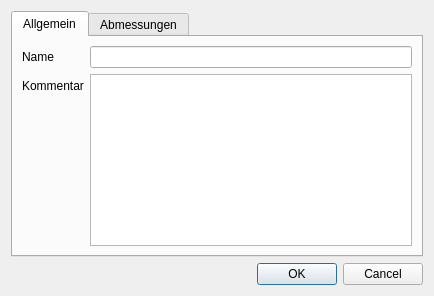
<?xml version="1.0" encoding="UTF-8"?>
<ui version="4.0">
 <class>editTubeDialog</class>
 <widget class="QDialog" name="editTubeDialog">
  <property name="geometry">
   <rect>
    <x>0</x>
    <y>0</y>
    <width>434</width>
    <height>296</height>
   </rect>
  </property>
  <property name="windowTitle">
   <string>Dialog</string>
  </property>
  <layout class="QVBoxLayout" name="verticalLayout">
   <item>
    <widget class="QTabWidget" name="tabWidget">
     <property name="currentIndex">
      <number>0</number>
     </property>
     <widget class="QWidget" name="tabGeneral">
      <attribute name="title">
       <string>Allgemein</string>
      </attribute>
      <layout class="QVBoxLayout" name="verticalLayout_3">
       <item>
        <layout class="QFormLayout" name="formLayout">
         <property name="fieldGrowthPolicy">
          <enum>QFormLayout::AllNonFixedFieldsGrow</enum>
         </property>
         <item row="0" column="0">
          <widget class="QLabel" name="lblName">
           <property name="text">
            <string>Name</string>
           </property>
          </widget>
         </item>
         <item row="0" column="1">
          <widget class="QLineEdit" name="editName"/>
         </item>
         <item row="1" column="0">
          <widget class="QLabel" name="lblComment">
           <property name="text">
            <string>Kommentar</string>
           </property>
          </widget>
         </item>
         <item row="1" column="1">
          <widget class="QTextEdit" name="teComment"/>
         </item>
        </layout>
       </item>
      </layout>
     </widget>
     <widget class="QWidget" name="tab_2">
      <attribute name="title">
       <string>Abmessungen</string>
      </attribute>
      <layout class="QVBoxLayout" name="verticalLayout_2">
       <item>
        <layout class="QFormLayout" name="formLayout_2">
         <item row="0" column="0">
          <widget class="QLabel" name="lblForm">
           <property name="text">
            <string>Form</string>
           </property>
          </widget>
         </item>
         <item row="0" column="1">
          <widget class="QComboBox" name="cbForm">
           <item>
            <property name="text">
             <string>Rund</string>
            </property>
           </item>
           <item>
            <property name="text">
             <string>Quadratisch</string>
            </property>
           </item>
          </widget>
         </item>
         <item row="1" column="0">
          <widget class="QLabel" name="lblDiameter">
           <property name="text">
            <string>Durchmesser</string>
           </property>
          </widget>
         </item>
         <item row="1" column="1">
          <widget class="QDoubleSpinBox" name="dsbDiameter"/>
         </item>
         <item row="2" column="0">
          <widget class="QLabel" name="lblLength">
           <property name="text">
            <string>Länge</string>
           </property>
          </widget>
         </item>
         <item row="2" column="1">
          <widget class="QDoubleSpinBox" name="dsbLength"/>
         </item>
         <item row="3" column="0">
          <widget class="QLabel" name="lblPosMic1Wide">
           <property name="text">
            <string>Position Mic1 (weit)</string>
           </property>
          </widget>
         </item>
         <item row="3" column="1">
          <widget class="QDoubleSpinBox" name="dsbPosMic1Narrow"/>
         </item>
         <item row="4" column="0">
          <widget class="QLabel" name="lblPosMic1Narrow">
           <property name="text">
            <string>Position Mic1 (eng)</string>
           </property>
          </widget>
         </item>
         <item row="4" column="1">
          <widget class="QDoubleSpinBox" name="dsbPosMic1Wide"/>
         </item>
         <item row="5" column="0">
          <widget class="QLabel" name="lblPosMic2">
           <property name="text">
            <string>Position Mic2</string>
           </property>
          </widget>
         </item>
         <item row="5" column="1">
          <widget class="QDoubleSpinBox" name="dsbPosMic2"/>
         </item>
        </layout>
       </item>
      </layout>
     </widget>
    </widget>
   </item>
   <item>
    <widget class="QDialogButtonBox" name="buttonBox">
     <property name="orientation">
      <enum>Qt::Horizontal</enum>
     </property>
     <property name="standardButtons">
      <set>QDialogButtonBox::Cancel|QDialogButtonBox::Ok</set>
     </property>
    </widget>
   </item>
  </layout>
 </widget>
 <resources/>
 <connections>
  <connection>
   <sender>buttonBox</sender>
   <signal>accepted()</signal>
   <receiver>editTubeDialog</receiver>
   <slot>accept()</slot>
   <hints>
    <hint type="sourcelabel">
     <x>248</x>
     <y>254</y>
    </hint>
    <hint type="destinationlabel">
     <x>157</x>
     <y>274</y>
    </hint>
   </hints>
  </connection>
  <connection>
   <sender>buttonBox</sender>
   <signal>rejected()</signal>
   <receiver>editTubeDialog</receiver>
   <slot>reject()</slot>
   <hints>
    <hint type="sourcelabel">
     <x>316</x>
     <y>260</y>
    </hint>
    <hint type="destinationlabel">
     <x>286</x>
     <y>274</y>
    </hint>
   </hints>
  </connection>
 </connections>
</ui>
